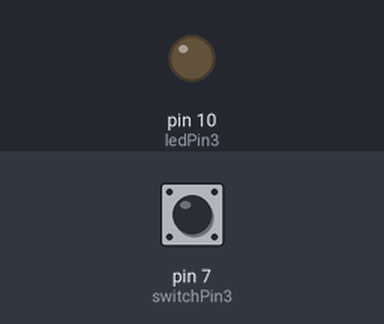
This sketch was run on a simulated Arduino Uno, built with avr-gcc and run on an emulated ATmega328P. Parts: output pins drawn as LEDs (lit = HIGH). The test bench sets the inputs (shaded band); at power-on: pin 7 (switchPin3) HIGH.

Above: at 1.2 s.
1.3 s: pin 7 (switchPin3) pulled LOW for 0.15 s
At 1.37 s:
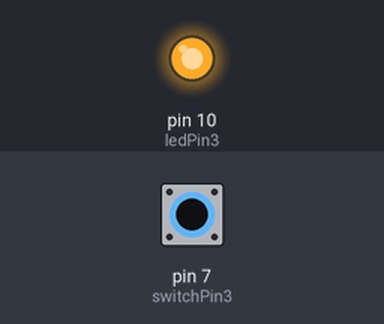
2.9 s: pin 7 (switchPin3) pulled LOW for 3.2 s
At 6.7 s:
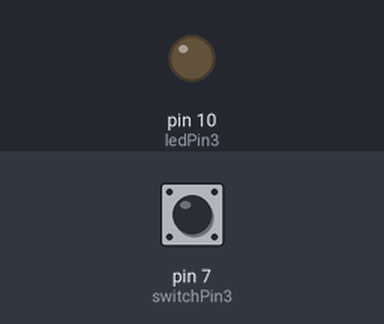
Timing chart, 0 to 8.2 s (numbered marks = the images above; inputs shaded):
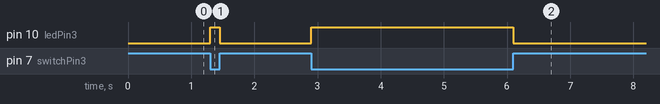

The sketch:

Tilt.ino
```cpp
//2024/4/9　sensorUNO用のスケッチ　TKJ

// スイッチを接続したピンの定義
const int switchPin3 = 7;
// LEDを接続したピンの定義
const int ledPin3 = 10; // LED3のピン番号

void setup() {
  // スイッチのピンを入力モードに設定し、プルアップする
  pinMode(switchPin3, INPUT_PULLUP);
  // LEDのピンを出力モードに設定
  pinMode(ledPin3, OUTPUT);
}

void loop() {
  // スイッチの状態を読み取る
  int switchState3 = digitalRead(switchPin3);

  // スイッチが押されている場合
  if (switchState3 == LOW) {
    // LED3を点灯
    digitalWrite(ledPin3, HIGH);
  }
  // スイッチが離されている場合
  else {
    // LED3を消灯
    digitalWrite(ledPin3, LOW);
  }
}
```

Measured:
- after the input at 1.3 s, pin 10 (ledPin3): LOW → HIGH at once, → LOW 0.15 s later
- after the input at 2.9 s, pin 10 (ledPin3): LOW → HIGH at once, → LOW 3.2 s later
